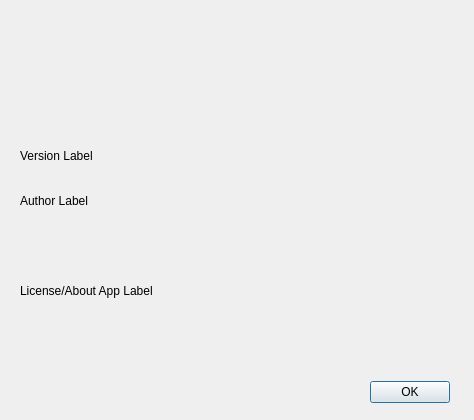
<?xml version="1.0" encoding="UTF-8"?>
<ui version="4.0">
 <class>about</class>
 <widget class="QDialog" name="about">
  <property name="geometry">
   <rect>
    <x>0</x>
    <y>0</y>
    <width>474</width>
    <height>420</height>
   </rect>
  </property>
  <property name="minimumSize">
   <size>
    <width>474</width>
    <height>420</height>
   </size>
  </property>
  <property name="maximumSize">
   <size>
    <width>474</width>
    <height>420</height>
   </size>
  </property>
  <property name="windowTitle">
   <string>Dialog</string>
  </property>
  <widget class="QDialogButtonBox" name="buttonBox">
   <property name="geometry">
    <rect>
     <x>370</x>
     <y>380</y>
     <width>80</width>
     <height>24</height>
    </rect>
   </property>
   <property name="orientation">
    <enum>Qt::Horizontal</enum>
   </property>
   <property name="standardButtons">
    <set>QDialogButtonBox::Ok</set>
   </property>
  </widget>
  <widget class="QLabel" name="aboutLogo">
   <property name="geometry">
    <rect>
     <x>20</x>
     <y>10</y>
     <width>441</width>
     <height>121</height>
    </rect>
   </property>
   <property name="text">
    <string/>
   </property>
   <property name="pixmap">
    <pixmap>diag_center_banner.png</pixmap>
   </property>
   <property name="scaledContents">
    <bool>true</bool>
   </property>
  </widget>
  <widget class="QLabel" name="VersionLabel">
   <property name="geometry">
    <rect>
     <x>20</x>
     <y>140</y>
     <width>441</width>
     <height>31</height>
    </rect>
   </property>
   <property name="text">
    <string>Version Label</string>
   </property>
  </widget>
  <widget class="QLabel" name="AuthorLabel">
   <property name="geometry">
    <rect>
     <x>20</x>
     <y>180</y>
     <width>431</width>
     <height>41</height>
    </rect>
   </property>
   <property name="text">
    <string>Author Label</string>
   </property>
  </widget>
  <widget class="QLabel" name="aboutLabel">
   <property name="geometry">
    <rect>
     <x>20</x>
     <y>230</y>
     <width>431</width>
     <height>121</height>
    </rect>
   </property>
   <property name="text">
    <string>License/About App Label</string>
   </property>
   <property name="wordWrap">
    <bool>true</bool>
   </property>
  </widget>
 </widget>
 <resources/>
 <connections>
  <connection>
   <sender>buttonBox</sender>
   <signal>accepted()</signal>
   <receiver>about</receiver>
   <slot>accept()</slot>
   <hints>
    <hint type="sourcelabel">
     <x>248</x>
     <y>254</y>
    </hint>
    <hint type="destinationlabel">
     <x>157</x>
     <y>274</y>
    </hint>
   </hints>
  </connection>
  <connection>
   <sender>buttonBox</sender>
   <signal>rejected()</signal>
   <receiver>about</receiver>
   <slot>reject()</slot>
   <hints>
    <hint type="sourcelabel">
     <x>316</x>
     <y>260</y>
    </hint>
    <hint type="destinationlabel">
     <x>286</x>
     <y>274</y>
    </hint>
   </hints>
  </connection>
 </connections>
</ui>
